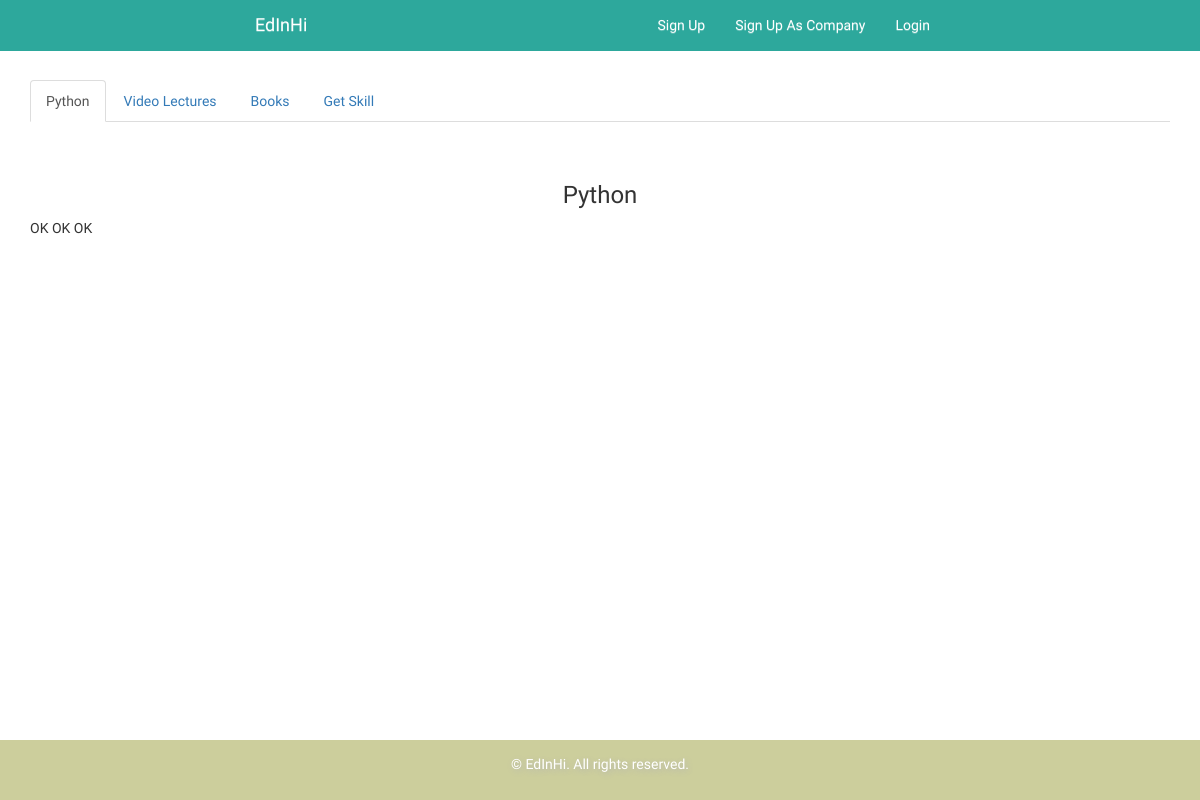
The page /skills/1/ on the database as committed earlier.
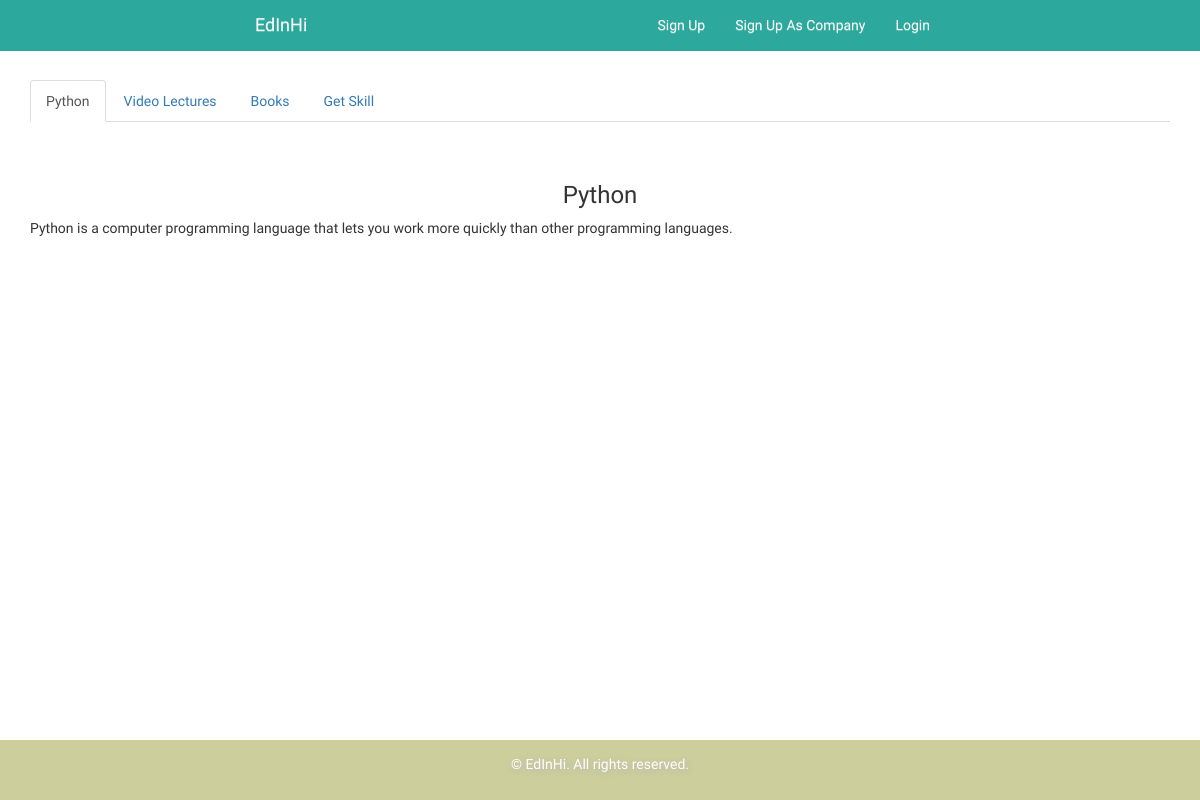
The same page on the database as committed later.
### skill/models.py (models this page shows, shortened)
class Skill(models.Model):
    name = models.CharField(max_length=200)
    description = models.TextField()
    media_books = models.ManyToManyField(Book, blank=True)
    media_video = models.ManyToManyField(Video, blank=True)
    spec_logo = models.ImageField(upload_to='Images/skill_logo', blank=True, null=True)
    short_description = models.TextField(max_length=250, null=True, blank="")
    solved_users = models.ForeignKey(User, on_delete=models.CASCADE, null=True, blank=True)

### skill/views.py (the view)
# urls.py: url(r'^skills/', include('skill.urls')),
def skill(request, skill_id):
    skill = get_object_or_404(Skill, pk=skill_id)
    skill_questions = skill.skillquestion_set.all()
    for q in skill_questions:
        answers = [q.answer, q.answer1, q.answer2, q.answer3]
        shuffle(answers)
        q.answer, q.answer1, q.answer2, q.answer3 = answers
    return render(request, 'skill/skill.html', {'skill':skill, 'skill_questions':skill_questions})

### skill/templates/skill/skill.html (shortened to what this page needs)
{% extends 'main_app/base.html' %}
{% block content %}
    <div class="container">
        <br>
        <br>
        <br>
        <br>
        <ul class="nav nav-tabs">
            <li class="active"><a data-toggle="tab" href="#skill_description"> {{ skill.name }} </a></li>
            <li><a data-toggle="tab" href="#video">Video Lectures</a></li>
            <li><a data-toggle="tab" href="#book"> Books </a></li>
            <li><a data-toggle="tab" href="#task"> Get Skill </a></li>
        </ul>
        <div class="tab-content">
            <div id="skill_description" class="tab-pane fade in active">
                <h3 style="margin-top:60px; text-align:center">{{ skill.name }}</h3>
                <p>
                    {% autoescape off %}
                        {{ skill.description }}
                    {% endautoescape %}
                </p>
            </div>
        </div>
    </div>
    <br>
{% endblock %}

Rows that differ between the two databases and show on the page:
changed Skill "Python": description "OK OK OK" → "Python is a computer programming language that lets you work more quickly than other programming languages."
